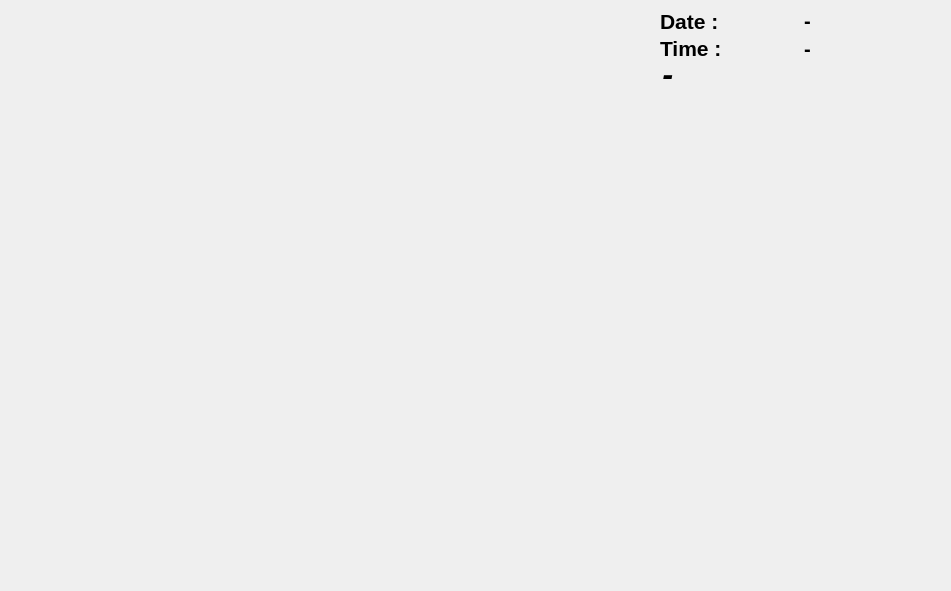
<?xml version="1.0" encoding="UTF-8"?>
<ui version="4.0">
 <class>OutputDialog</class>
 <widget class="QDialog" name="OutputDialog">
  <property name="geometry">
   <rect>
    <x>0</x>
    <y>0</y>
    <width>951</width>
    <height>591</height>
   </rect>
  </property>
  <property name="minimumSize">
   <size>
    <width>0</width>
    <height>0</height>
   </size>
  </property>
  <property name="maximumSize">
   <size>
    <width>1280</width>
    <height>720</height>
   </size>
  </property>
  <property name="font">
   <font>
    <bold>true</bold>
   </font>
  </property>
  <property name="windowTitle">
   <string>Face Recognition </string>
  </property>
  <widget class="QLabel" name="imgLabel">
   <property name="geometry">
    <rect>
     <x>10</x>
     <y>10</y>
     <width>640</width>
     <height>480</height>
    </rect>
   </property>
   <property name="minimumSize">
    <size>
     <width>4</width>
     <height>0</height>
    </size>
   </property>
   <property name="maximumSize">
    <size>
     <width>640</width>
     <height>480</height>
    </size>
   </property>
   <property name="text">
    <string/>
   </property>
  </widget>
  <widget class="QWidget" name="gridLayoutWidget">
   <property name="geometry">
    <rect>
     <x>660</x>
     <y>10</y>
     <width>281</width>
     <height>76</height>
    </rect>
   </property>
   <layout class="QGridLayout" name="gridLayout_2">
    <item row="1" column="0">
     <widget class="QLabel" name="label_2">
      <property name="font">
       <font>
        <pointsize>16</pointsize>
        <bold>true</bold>
       </font>
      </property>
      <property name="text">
       <string>Time :</string>
      </property>
     </widget>
    </item>
    <item row="1" column="1">
     <widget class="QLabel" name="Time_Label">
      <property name="font">
       <font>
        <pointsize>15</pointsize>
        <bold>true</bold>
       </font>
      </property>
      <property name="text">
       <string>-</string>
      </property>
     </widget>
    </item>
    <item row="0" column="0">
     <widget class="QLabel" name="label">
      <property name="font">
       <font>
        <pointsize>16</pointsize>
        <bold>true</bold>
       </font>
      </property>
      <property name="text">
       <string>Date :</string>
      </property>
     </widget>
    </item>
    <item row="0" column="1">
     <widget class="QLabel" name="Date_Label">
      <property name="font">
       <font>
        <pointsize>15</pointsize>
        <bold>true</bold>
       </font>
      </property>
      <property name="text">
       <string>-</string>
      </property>
     </widget>
    </item>
    <item row="2" column="0" colspan="2">
     <widget class="QLabel" name="Result_Label">
      <property name="font">
       <font>
        <family>Andale Mono</family>
        <pointsize>20</pointsize>
        <italic>true</italic>
        <bold>true</bold>
       </font>
      </property>
      <property name="text">
       <string>-</string>
      </property>
     </widget>
    </item>
   </layout>
  </widget>
 </widget>
 <resources>
  <include location="resource.qrc"/>
 </resources>
 <connections/>
</ui>
